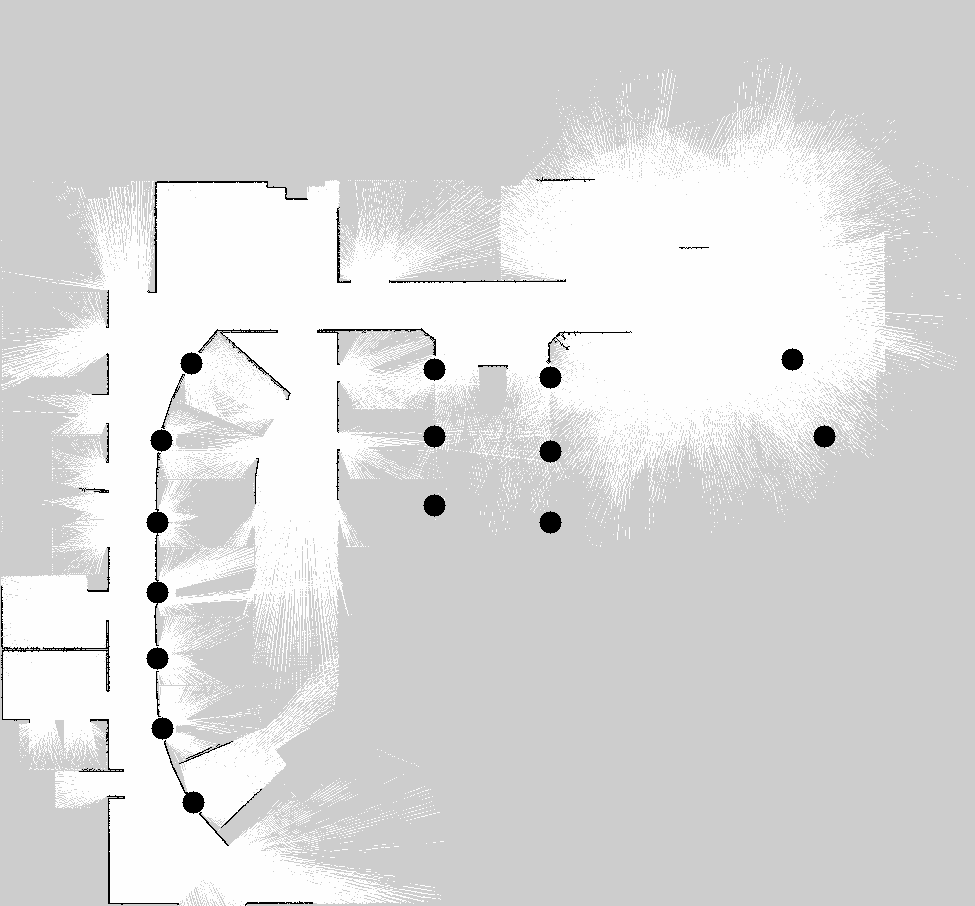
#> input picture src/hcw_navigation/maps/clinic.pgm, 975 x 906 px
$ python plot_map.py
#> lines starting #> are read from the running program, lines starting #| are printed output that depends on the picture
#!/usr/bin/env python3
"""Draw the saved map with the named places and containers, for documents and approvals.

    python3 src/hcw_navigation/scripts/plot_map.py [output.png]    (default docs/images/clinic_map_locations.png)
"""
import os
import re
import sys

import cv2
import yaml

HERE = os.path.dirname(__file__)
MAPS = os.path.join(HERE, '..', 'maps')
LOCATIONS = os.path.join(HERE, '..', '..', 'hcw_world', 'config', 'locations.yaml')
OUT = sys.argv[1] if len(sys.argv) > 1 else os.path.join(HERE, '..', '..', '..', 'docs', 'images', 'clinic_map_locations.png')


def main():
    m = yaml.safe_load(open(os.path.join(MAPS, 'clinic.yaml')))
    res, (ox, oy, _) = m['resolution'], m['origin']
    img = cv2.cvtColor(cv2.imread(os.path.join(MAPS, 'clinic.pgm'), cv2.IMREAD_GRAYSCALE), cv2.COLOR_GRAY2BGR)
#> img is the input picture: shape (906, 975, 3); min 0, max 254, mean 218
    h = img.shape[0]
#> h = 906
    scale = 2
    img = cv2.resize(img, None, fx=scale, fy=scale, interpolation=cv2.INTER_NEAREST)
#> img: shape (1812, 1950, 3)

    def px(x, y):
        return int((x - ox) / res * scale), int((h - (y - oy) / res) * scale)

    loc = yaml.safe_load(open(LOCATIONS))
    for c in loc['containers']:
        if c.get('enabled', True):
            p = px(c['x'], c['y'])
            cv2.rectangle(img, (p[0] - 8, p[1] - 8), (p[0] + 8, p[1] + 8), (0, 200, 255), -1)
            cv2.putText(img, 'tag %d' % c['tag_id'], (p[0] + 14, p[1] + 5), cv2.FONT_HERSHEY_SIMPLEX, 0.5, (0, 120, 160), 1)
#> img: shape (1812, 1950, 3); mean B, G, R 218, 218, 218
    for name, l in loc['locations'].items():
        p = px(l['x'], l['y'])
        cv2.circle(img, p, 12, (0, 160, 0), 3)
        label = name.replace('collection_', 'Collection ').replace('_', ' ').title().replace('Collection ', 'Collection ')
        cv2.putText(img, label, (p[0] + 16, p[1] - 10), cv2.FONT_HERSHEY_SIMPLEX, 0.7, (0, 110, 0), 2)
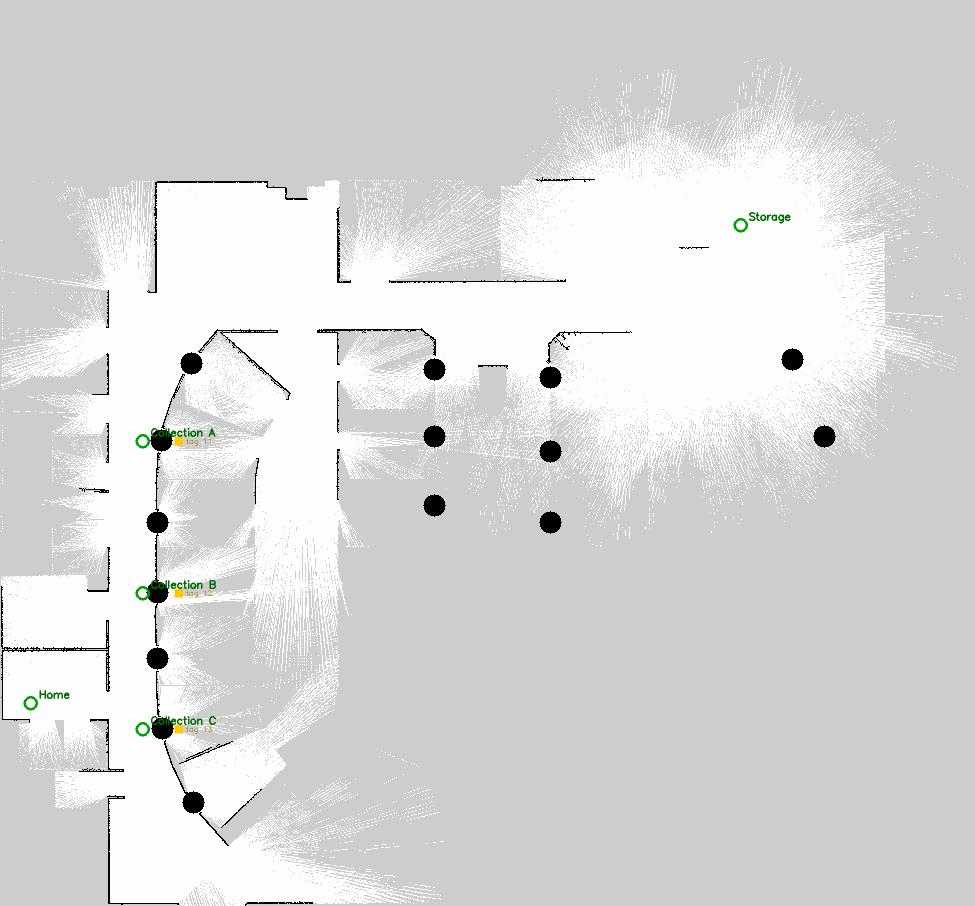
#> img: shape (1812, 1950, 3) (shown at 1/2 size); mean B, G, R 217.6, 217.9, 217.7
    # crop to the area that matters (drop empty unknown margin)
    ys, xs = (img.sum(axis=2) < 3 * 250).nonzero()
    img = img[max(ys.min() - 20, 0):ys.max() + 20, max(xs.min() - 20, 0):xs.max() + 20]
    os.makedirs(os.path.dirname(os.path.abspath(OUT)), exist_ok=True)
    cv2.imwrite(OUT, img)
    print('wrote', os.path.abspath(OUT), img.shape[1], 'x', img.shape[0])
#| wrote docs/images/clinic_map_locations.png 1950 x 1812


if __name__ == '__main__':
    main()
